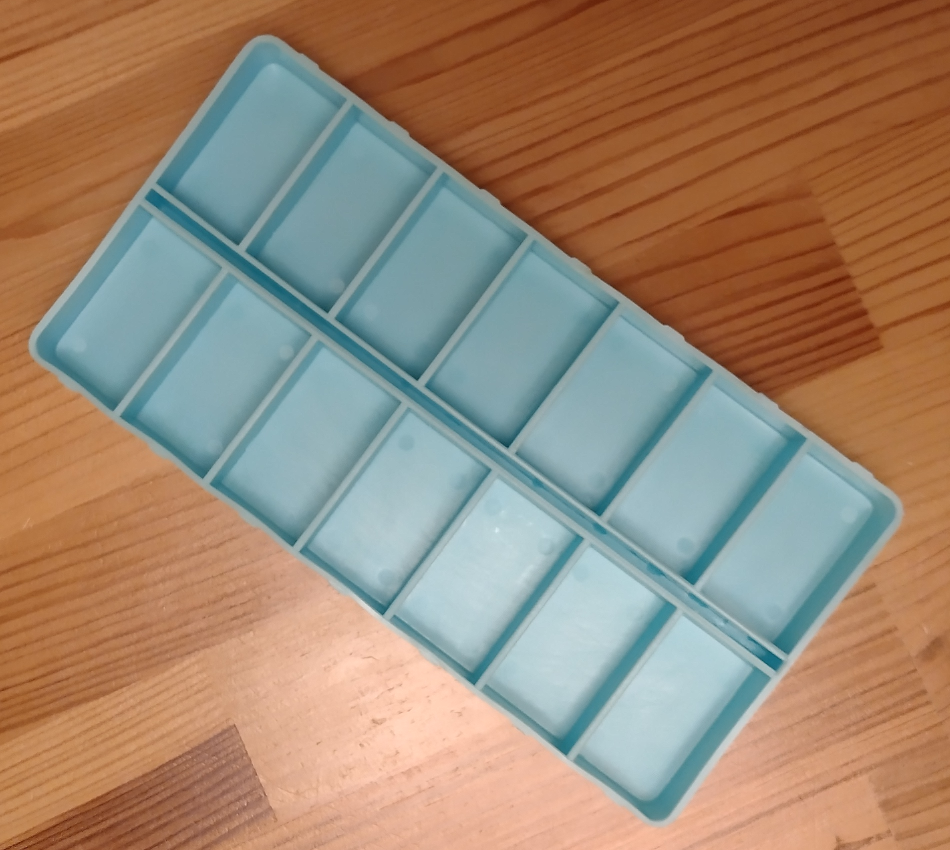
#> input picture Laboratorium 5-20241025/Lab5_dane/pillbox.png, 1900 x 1700 px (shown at 1/2 size)
$ jupyter execute --allow-errors Lab5_zadanie_Hough.ipynb
#> lines starting #> are read from the running program, lines starting #| are printed output that depends on the picture; after the words box and inside, x2 and y2 are one past the last pixel; in counts of white or black regions, pixels touching at a corner belong together
### Laboratorium 5 - zadania - transformacja Hougha

[cell 1]
import cv2
import numpy as np
import matplotlib.pyplot as plt

#### Zadanie 1

Zbadaj wpływ parametrów transformacji Hougha na jakość detekcji prostych na przykładzie obrazu `norway`. Wykorzystaj ulubiony detektor krawędzi i zaprezentuj jego wynik przed użyciem transformacji Hougha. Zapoznaj się z dokumentacją funkcji [`cv2.HoughLines`](https://docs.opencv.org/4.5.3/dd/d1a/group__imgproc__feature.html#ga46b4e588934f6c8dfd509cc6e0e4545a), zwłaszcza parametrami sterującymi rozdzielczością `rho`, `theta` oraz progiem (`threshold`). Błędnie dobrany próg może szczególnie negatywnie wpłynąć na wyniki.

Zacznij od znalezienia odpowiednich parametrów detektora krawędzi - jeśli na tym etapie wyniki będą słabe, to dalej będzie tylko gorzej (_garbage-in, garbage-out_) - ale nie skupiaj się na badaniu ich wpływu na wyniki.

Zadanie _nie_ polega na zrobieniu grid searcha parametrów transformacji Hougha, tylko na zrozumieniu zachowania parametrów `rho` i `theta`, oraz wpływu progu.

Ostateczny rezultat zaprezentuj w postaci odcinków naniesionych na kopię obrazu wejściowego (patrz komórka `[3]`).

[cell 2]
norway = cv2.imread('./Lab5_dane/norway.jpg')
#> (the rest of this cell did not finish here and is left out)

[cell 3]
def rhotheta2xy(line):
    # konwersja parametrów prostej w układzie rho-theta do odcinka w układzie kartezjańskim
    # wynik można użyć jako argumenty funkcji cv2.line
    rho, theta = line[0]
    a = np.cos(theta)
    b = np.sin(theta)
    x0 = a*rho
    y0 = b*rho
    x1 = int(x0 + 5000*(-b))
    y1 = int(y0 + 5000*(a))
    x2 = int(x0 - 5000*(-b))
    y2 = int(y0 - 5000*(a))
    return x1, y1, x2, y2

pi = 180 stopni
x = a

[cell 4]
def degrees_to_radians(angle):
    return (np.pi * angle) / 180

[cell 5]
# Define the ranges for rho, theta, and threshold
rho_values = [0.25, 0.5, 0.75]
theta_values = [
    0.01,
    0.25,
    0.5,
    0.75,
    1
]
threshold=50

# Read the image
norway = cv2.imread('./Lab5_dane/norway.jpg')

# Apply Gaussian blur and Canny edge detection
#> (the rest of this cell did not finish here and is left out)

 * rho -
 * theta - The angle in radians from the positive x-axis to the point in polar coordinates.


Rozwiązanie:

#### Zadanie 2

Dany jest obraz `pillbox`. Wykorzystaj transformację Hougha dla prostych, aby wykryć krawędzie między komórkami organizera.

Dla odmiany, w tym zadaniu nie jest istotne badanie parametrów ale wyłącznie końcowy wynik.

[cell 6]
pillbox = cv2.imread('./Lab5_dane/pillbox.png')
#> pillbox is the input picture: shape (1700, 1900, 3); mean B, G, R 116, 136.2, 157.1
figsize = (5,5)
plt.subplots(1, 1, figsize=figsize)[1].imshow(pillbox[..., ::-1])

blur = cv2.GaussianBlur(pillbox, (5, 5), 0)
edges = cv2.Canny(blur, 100, 100)
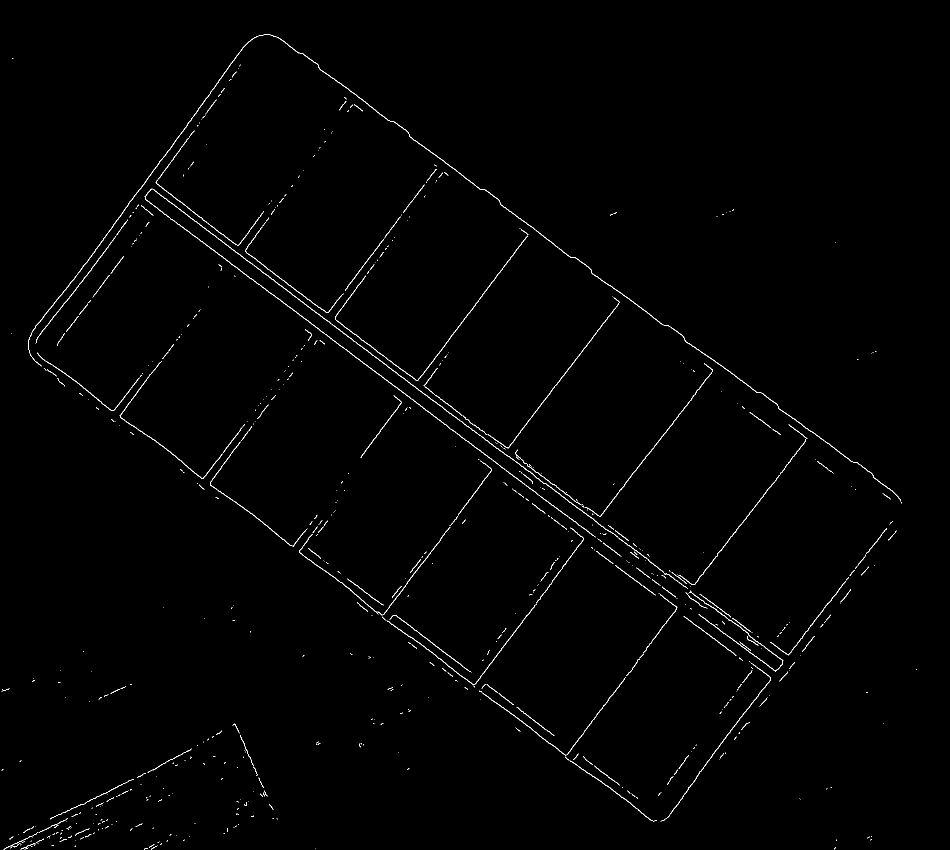
#> edges: shape (1700, 1900) (shown at 1/2 size); 0.77% white in thin lines or dots
plt.subplots(1, 1, figsize=figsize)[1].imshow(edges, cmap="gray")

Rozwiązanie:

[cell 7]
rho = 0.40
theta = 0.01
threshold = 80

black = np.zeros_like(pillbox)


lines = cv2.HoughLines(edges, rho=rho, theta=theta, threshold=threshold)
#> lines = 56 rows, first 8: [125.6, 2.21], [103.6, 2.22], [501.6, 2.22], [151.6, 2.21], [115.6, 2.22], [518, 2.22], [448.4, 0.63], [-256.8, 2.2]

if lines is not None:
    for line in lines:
        x1, y1, x2, y2 = rhotheta2xy(line)
        cv2.line(black, (x1, y1), (x2, y2), (0, 255, 0), 2)
#> this loop made 56 passes
#> (rho in rhotheta2xy, theta in rhotheta2xy, a in rhotheta2xy, b in rhotheta2xy, x0 in rhotheta2xy, y0 in rhotheta2xy, x1, y1) on passes 1 to 7: (125.6, 2.21, -0.597, 0.803, -74.93, 100.8, -4087, -2881), (103.6, 2.22, -0.605, 0.797, -62.63, 82.52, -4045, -2940), (501.6, 2.22, -0.605, 0.797, -303.2, 399.6, -4286, -2623), (151.6, 2.21, -0.597, 0.803, -90.44, 121.7, -4103, -2861), (115.6, 2.22, -0.605, 0.797, -69.89, 92.08, -4052, -2930), (518, 2.22, -0.605, 0.797, -313.2, 412.6, -4295, -2610), (448.4, 0.63, 0.808, 0.589, 362.3, 264.2, -2583, 4304)
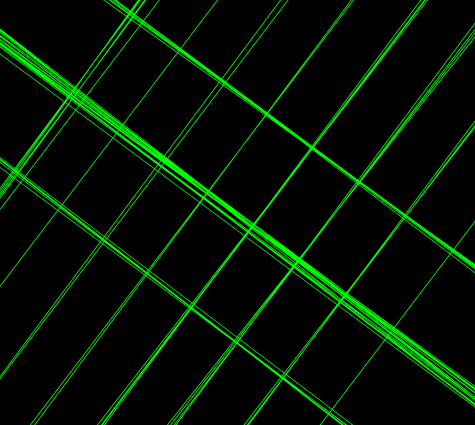
#> black: shape (1700, 1900, 3) (shown at 1/4 size); mean of channels 0, 1, 2 0, 18.9, 0; drawn as B, G, R

plt.subplots(1, 1, figsize=figsize)[1].imshow(black)

plt.show()

[cell 8]
# Convert the lines image to grayscale
gray_lines = cv2.cvtColor(black, cv2.COLOR_BGR2GRAY)
#> gray_lines: shape (1700, 1900); values 0 (black) and 150 (white), 7.4% white; 1 white region, box (x1, y1, x2, y2) and area: (0, 0, 1900, 1700) 239181

plt.subplots(1, 1, figsize=figsize)[1].imshow(gray_lines, cmap="gray")
# Binarize the image
_, binary_lines = cv2.threshold(gray_lines, 1, 255, cv2.THRESH_BINARY)

plt.subplots(1, 1, figsize=figsize)[1].imshow(binary_lines, cmap="gray")

# Dilate the binary image
kernel = np.ones((9, 9), np.uint8)
dilated_lines = cv2.dilate(binary_lines, kernel, iterations=3)
#> dilated_lines: shape (1700, 1900); 31.1% white; 1 white region, box (x1, y1, x2, y2) and area: (0, 0, 1900, 1700) 1005607

plt.subplots(1, 1, figsize=figsize)[1].imshow(dilated_lines, cmap="gray")

dilated_lines = cv2.bitwise_not(dilated_lines)

plt.subplots(1, 1, figsize=figsize)[1].imshow(dilated_lines, cmap="gray")

hue_lower_band = 90
hue_upper_band = 110

# Convert the image to HSV
hsv = cv2.cvtColor(pillbox, cv2.COLOR_BGR2HSV)
#> hsv: shape (1700, 1900, 3); mean H, S, V 44.8, 113.7, 173.5

pillbox_hue = hsv[..., 0]
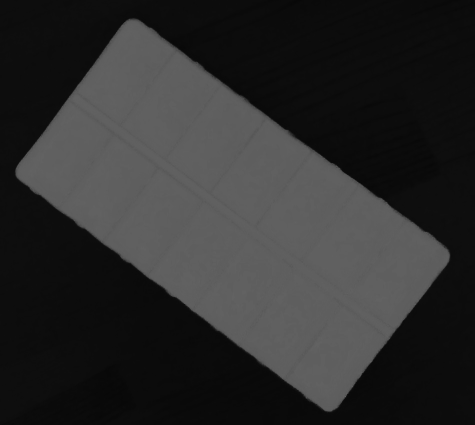
#> pillbox_hue: shape (1700, 1900) (shown at 1/4 size); min 0, max 173, mean 44.8

# Create a mask for the hue values
mask = cv2.inRange(pillbox_hue, hue_lower_band, hue_upper_band)
#> mask: shape (1700, 1900); 38.6% white; 162 white regions (160 under 20 px), largest, box (x1, y1, x2, y2) and area: (70, 83, 1796, 1645) 1247800, (955, 1373, 961, 1379) 21

plt.subplots(1, 1, figsize=figsize)[1].imshow(mask, cmap="gray")

dilated_lines = cv2.bitwise_and(dilated_lines, mask)
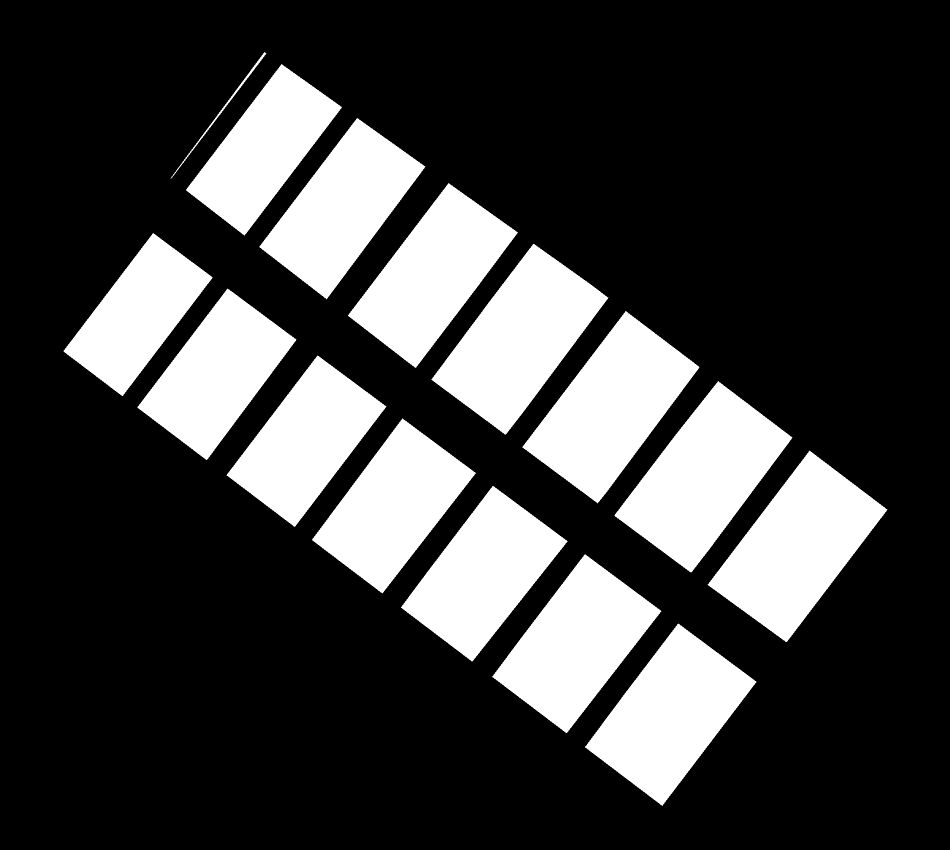
#> dilated_lines: shape (1700, 1900) (shown at 1/2 size); 24.7% white; 15 white regions, largest, box (x1, y1, x2, y2) and area: (1415, 901, 1775, 1284) 65578, (1229, 762, 1585, 1145) 64610, (1044, 622, 1399, 1007) 63942

# Find contours
contours, _ = cv2.findContours(dilated_lines, cv2.RETR_EXTERNAL, cv2.CHAIN_APPROX_SIMPLE)

# Draw rectangles around detected contours
rectangles_image = pillbox.copy()
# Draw contours on the image
cv2.drawContours(rectangles_image, contours, -1, (0, 255, 0), 2)

# Display the result
plt.subplots(1, 1, figsize=figsize)[1].imshow(rectangles_image[..., ::-1])


# filter contours by area
# Print all areas
# for contour in contours:
#     print(cv2.contourArea(contour))

# Filter contours by area
filtered_contours = [c for c in contours if 40_000 < cv2.contourArea(c) < 66_000]

for contour in filtered_contours:
    print(cv2.contourArea(contour))
#> this loop made 14 passes
#| 60296.5
#| 58005.5
#| 55697.0
#| 65154.5
#| 54425.0
#> (further printed lines are left out)

# Draw rectangles around detected contours
rectangles_image = pillbox.copy()
# Draw contours on the image
cv2.drawContours(rectangles_image, filtered_contours, -1, (0, 255, 0), 2)
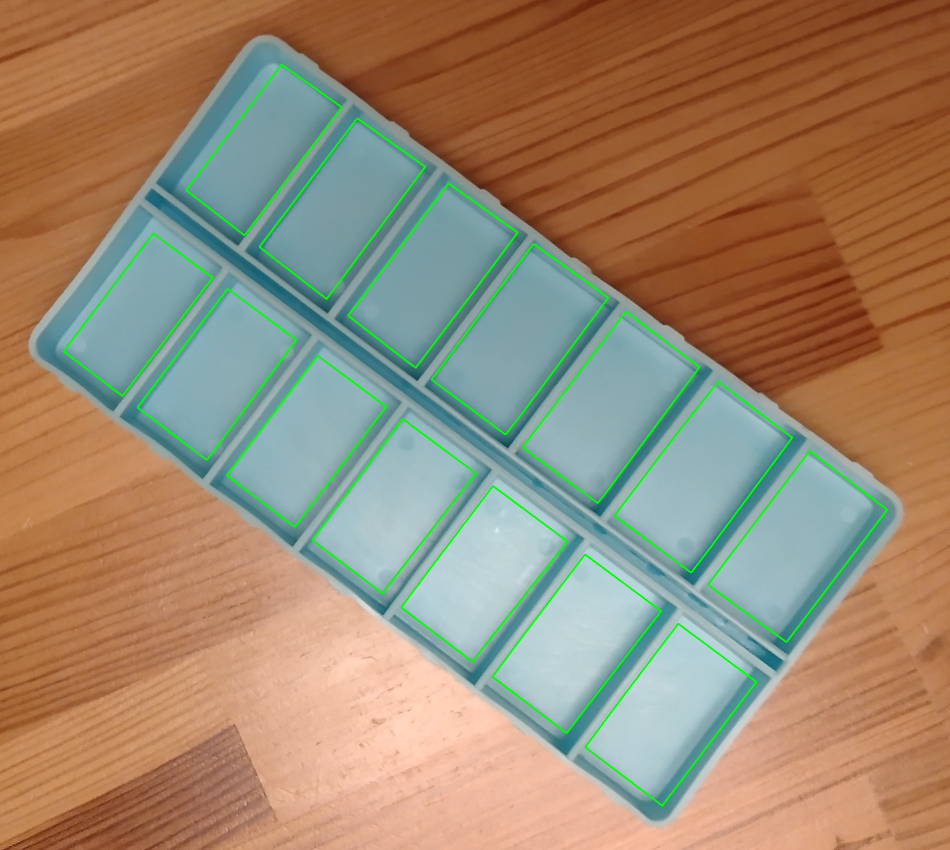
#> rectangles_image: shape (1700, 1900, 3) (shown at 1/2 size); mean B, G, R 113.5, 137.7, 155.3

# Display the result
plt.subplots(1, 1, figsize=figsize)[1].imshow(rectangles_image[..., ::-1])

$ run again, with Laboratorium 6-20241117/Lab6_zadania/assets/v1/offset_0.jpeg saved as Laboratorium 5-20241025/Lab5_dane/pillbox.png
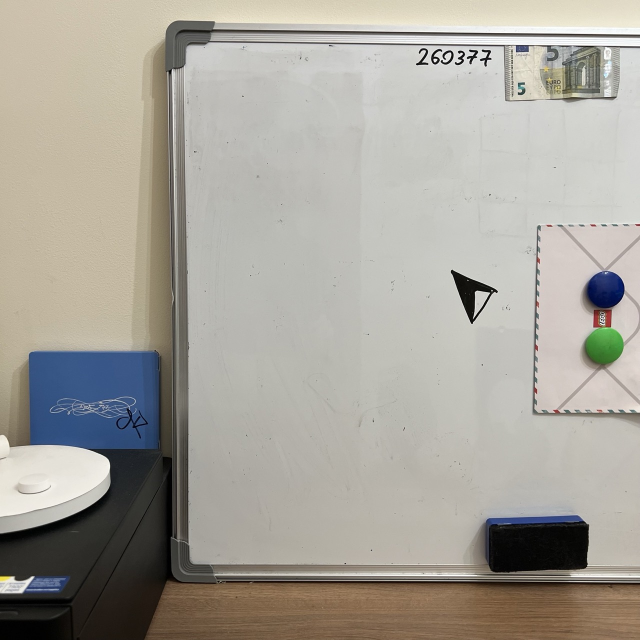
#> input picture Laboratorium 6-20241117/Lab6_zadania/assets/v1/offset_0.jpeg, 1280 x 1280 px (shown at 1/2 size)
#> pillbox is the input picture: shape (1280, 1280, 3); mean B, G, R 154.7, 163.2, 166.8
#> `edges = cv2.Canny(blur, 100, 100)`:
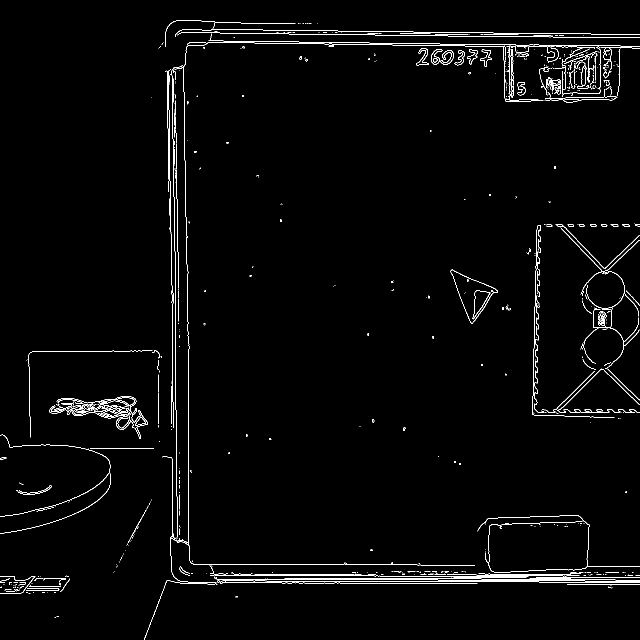
#> edges: shape (1280, 1280) (shown at 1/2 size); 1.9% white in thin lines or dots
#> lines = 176 rows, first 8: [376, 0], [1159.6, 1.57], [344, 0], [351.2, 0], [1129.6, 1.57], [1148.4, 1.57], [1157.6, 1.57], [1151.6, 1.57]
#> the loop `for line in lines:` made 176 passes
#> (rho in rhotheta2xy, theta in rhotheta2xy, a in rhotheta2xy, b in rhotheta2xy, x0 in rhotheta2xy, y0 in rhotheta2xy, x1, y1) on passes 1 to 3: (376, 0, 1, 0, 376, 0, 376, 5000), (1159.6, 1.57, 0.000796, 1, 0.923, 1159.6, -4999, 1163), (344, 0, 1, 0, 344, 0, 344, 5000)
#> gray_lines: shape (1280, 1280); values 0 (black) and 150 (white), 15.1% white; 1 white region, box (x1, y1, x2, y2) and area: (0, 0, 1280, 1280) 246799
#> hsv: shape (1280, 1280, 3); mean H, S, V 29.4, 32.6, 169.9
#> mask: shape (1280, 1280); 4% white; 225 white regions (172 under 20 px), largest, box (x1, y1, x2, y2) and area: (57, 701, 321, 1009) 55785, (941, 73, 1280, 90) 2415, (977, 1013, 1143, 1035) 1620
#> `cv2.drawContours(rectangles_image, contours, -1, (0, 255, 0), 2)`:
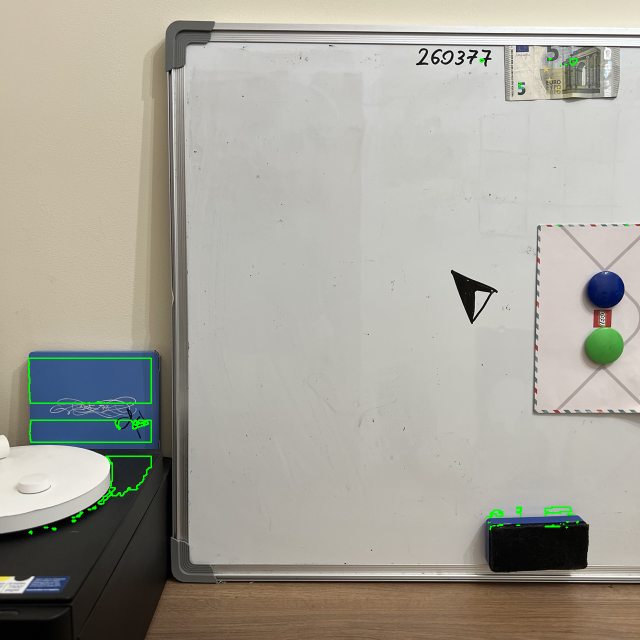
#> rectangles_image: shape (1280, 1280, 3) (shown at 1/2 size); 0.47% of pixels changed, all inside (x1, y1, x2, y2) = (56, 116, 1256, 1069)
